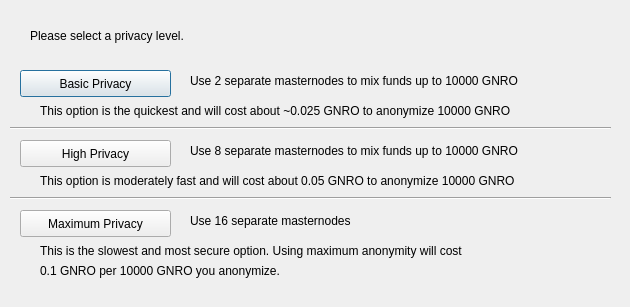
<?xml version="1.0" encoding="UTF-8"?>
<ui version="4.0">
 <class>DarksendConfig</class>
 <widget class="QDialog" name="DarksendConfig">
  <property name="geometry">
   <rect>
    <x>0</x>
    <y>0</y>
    <width>630</width>
    <height>307</height>
   </rect>
  </property>
  <property name="windowTitle">
   <string>Configure Darksend</string>
  </property>
  <widget class="QPushButton" name="buttonBasic">
   <property name="geometry">
    <rect>
     <x>20</x>
     <y>70</y>
     <width>151</width>
     <height>27</height>
    </rect>
   </property>
   <property name="text">
    <string>Basic Privacy</string>
   </property>
  </widget>
  <widget class="QPushButton" name="buttonHigh">
   <property name="geometry">
    <rect>
     <x>20</x>
     <y>140</y>
     <width>151</width>
     <height>27</height>
    </rect>
   </property>
   <property name="text">
    <string>High Privacy</string>
   </property>
  </widget>
  <widget class="QPushButton" name="buttonMax">
   <property name="geometry">
    <rect>
     <x>20</x>
     <y>210</y>
     <width>151</width>
     <height>27</height>
    </rect>
   </property>
   <property name="text">
    <string>Maximum Privacy</string>
   </property>
  </widget>
  <widget class="QLabel" name="label">
   <property name="geometry">
    <rect>
     <x>30</x>
     <y>20</y>
     <width>571</width>
     <height>31</height>
    </rect>
   </property>
   <property name="text">
    <string>Please select a privacy level.</string>
   </property>
  </widget>
  <widget class="QLabel" name="label_2">
   <property name="geometry">
    <rect>
     <x>190</x>
     <y>70</y>
     <width>421</width>
     <height>21</height>
    </rect>
   </property>
   <property name="text">
    <string>Use 2 separate masternodes to mix funds up to 10000 GNRO</string>
   </property>
  </widget>
  <widget class="QLabel" name="label_3">
   <property name="geometry">
    <rect>
     <x>190</x>
     <y>140</y>
     <width>411</width>
     <height>21</height>
    </rect>
   </property>
   <property name="text">
    <string>Use 8 separate masternodes to mix funds up to 10000 GNRO</string>
   </property>
  </widget>
  <widget class="QLabel" name="label_4">
   <property name="geometry">
    <rect>
     <x>190</x>
     <y>210</y>
     <width>421</width>
     <height>21</height>
    </rect>
   </property>
   <property name="text">
    <string>Use 16 separate masternodes</string>
   </property>
  </widget>
  <widget class="QLabel" name="label_6">
   <property name="geometry">
    <rect>
     <x>40</x>
     <y>100</y>
     <width>561</width>
     <height>21</height>
    </rect>
   </property>
   <property name="text">
    <string>This option is the quickest and will cost about ~0.025 GNRO to anonymize 10000 GNRO</string>
   </property>
  </widget>
  <widget class="QLabel" name="label_7">
   <property name="geometry">
    <rect>
     <x>40</x>
     <y>170</y>
     <width>561</width>
     <height>21</height>
    </rect>
   </property>
   <property name="text">
    <string>This option is moderately fast and will cost about 0.05 GNRO to anonymize 10000 GNRO</string>
   </property>
  </widget>
  <widget class="QLabel" name="label_8">
   <property name="geometry">
    <rect>
     <x>40</x>
     <y>240</y>
     <width>561</width>
     <height>21</height>
    </rect>
   </property>
   <property name="text">
    <string>This is the slowest and most secure option. Using maximum anonymity will cost</string>
   </property>
  </widget>
  <widget class="QLabel" name="label_9">
   <property name="geometry">
    <rect>
     <x>40</x>
     <y>260</y>
     <width>561</width>
     <height>21</height>
    </rect>
   </property>
   <property name="text">
    <string>0.1 GNRO per 10000 GNRO you anonymize.</string>
   </property>
  </widget>
  <widget class="Line" name="line">
   <property name="geometry">
    <rect>
     <x>10</x>
     <y>120</y>
     <width>601</width>
     <height>16</height>
    </rect>
   </property>
   <property name="orientation">
    <enum>Qt::Horizontal</enum>
   </property>
  </widget>
  <widget class="Line" name="line_2">
   <property name="geometry">
    <rect>
     <x>10</x>
     <y>190</y>
     <width>601</width>
     <height>16</height>
    </rect>
   </property>
   <property name="orientation">
    <enum>Qt::Horizontal</enum>
   </property>
  </widget>
 </widget>
 <resources/>
 <connections/>
</ui>
